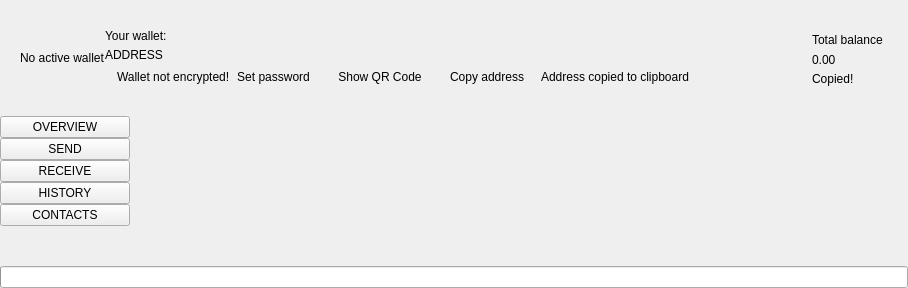
  <widget class="QWidget" name="centralwidget">
   <layout class="QVBoxLayout" name="verticalLayout_2">
    <property name="spacing">
     <number>0</number>
    </property>
    <property name="leftMargin">
     <number>0</number>
    </property>
    <property name="topMargin">
     <number>0</number>
    </property>
    <property name="rightMargin">
     <number>0</number>
    </property>
    <property name="bottomMargin">
     <number>0</number>
    </property>
    <item>
     <widget class="QFrame" name="m_headerFrame">
      <property name="minimumSize">
       <size>
        <width>0</width>
        <height>116</height>
       </size>
      </property>
      <property name="maximumSize">
       <size>
        <width>16777215</width>
        <height>116</height>
       </size>
      </property>
      <property name="frameShape">
       <enum>QFrame::NoFrame</enum>
      </property>
      <property name="frameShadow">
       <enum>QFrame::Raised</enum>
      </property>
      <layout class="QHBoxLayout" name="horizontalLayout_3">
       <property name="spacing">
        <number>0</number>
       </property>
       <property name="leftMargin">
        <number>0</number>
       </property>
       <property name="topMargin">
        <number>0</number>
       </property>
       <property name="rightMargin">
        <number>25</number>
       </property>
       <property name="bottomMargin">
        <number>0</number>
       </property>
       <item>
        <spacer name="horizontalSpacer_5">
         <property name="orientation">
          <enum>Qt::Horizontal</enum>
         </property>
         <property name="sizeType">
          <enum>QSizePolicy::Fixed</enum>
         </property>
         <property name="sizeHint" stdset="0">
          <size>
           <width>20</width>
           <height>20</height>
          </size>
         </property>
        </spacer>
       </item>
       <item>
        <widget class="WalletGui::WalletSmallGrayTextLabel" name="m_noWalletLabel">
         <property name="text">
          <string>No active wallet</string>
         </property>
        </widget>
       </item>
       <item>
        <widget class="QFrame" name="m_walletFrame">
         <property name="frameShape">
          <enum>QFrame::NoFrame</enum>
         </property>
         <property name="frameShadow">
          <enum>QFrame::Raised</enum>
         </property>
         <layout class="QVBoxLayout" name="verticalLayout_3">
          <property name="spacing">
           <number>5</number>
          </property>
          <property name="leftMargin">
           <number>0</number>
          </property>
          <property name="topMargin">
           <number>0</number>
          </property>
          <property name="rightMargin">
           <number>0</number>
          </property>
          <property name="bottomMargin">
           <number>0</number>
          </property>
          <item>
           <spacer name="verticalSpacer_3">
            <property name="orientation">
             <enum>Qt::Vertical</enum>
            </property>
            <property name="sizeType">
             <enum>QSizePolicy::Minimum</enum>
            </property>
            <property name="sizeHint" stdset="0">
             <size>
              <width>20</width>
              <height>40</height>
             </size>
            </property>
           </spacer>
          </item>
          <item>
           <widget class="QLabel" name="m_walletLabel">
            <property name="text">
             <string>Your wallet:</string>
            </property>
            <property name="indent">
             <number>0</number>
            </property>
           </widget>
          </item>
          <item>
           <widget class="QLabel" name="m_addressLabel">
            <property name="sizePolicy">
             <sizepolicy hsizetype="Preferred" vsizetype="Preferred">
              <horstretch>0</horstretch>
              <verstretch>0</verstretch>
             </sizepolicy>
            </property>
            <property name="cursor">
             <cursorShape>PointingHandCursor</cursorShape>
            </property>
            <property name="toolTip">
             <string>Click to copy</string>
            </property>
            <property name="text">
             <string>ADDRESS</string>
            </property>
            <property name="indent">
             <number>0</number>
            </property>
           </widget>
          </item>
          <item>
           <layout class="QHBoxLayout" name="horizontalLayout_2">
            <property name="spacing">
             <number>0</number>
            </property>
            <item alignment="Qt::AlignTop">
             <widget class="QFrame" name="m_notEncryptedFrame">
              <property name="sizePolicy">
               <sizepolicy hsizetype="Preferred" vsizetype="Preferred">
                <horstretch>0</horstretch>
                <verstretch>0</verstretch>
               </sizepolicy>
              </property>
              <property name="maximumSize">
               <size>
                <width>16777215</width>
                <height>20</height>
               </size>
              </property>
              <property name="baseSize">
               <size>
                <width>0</width>
                <height>0</height>
               </size>
              </property>
              <property name="frameShape">
               <enum>QFrame::NoFrame</enum>
              </property>
              <property name="frameShadow">
               <enum>QFrame::Raised</enum>
              </property>
              <layout class="QHBoxLayout" name="horizontalLayout_4">
               <property name="spacing">
                <number>0</number>
               </property>
               <property name="leftMargin">
                <number>0</number>
               </property>
               <property name="topMargin">
                <number>0</number>
               </property>
               <property name="rightMargin">
                <number>0</number>
               </property>
               <property name="bottomMargin">
                <number>0</number>
               </property>
               <item alignment="Qt::AlignVCenter">
                <widget class="QLabel" name="m_notEncryptedIconLabel">
                 <property name="sizePolicy">
                  <sizepolicy hsizetype="Minimum" vsizetype="Fixed">
                   <horstretch>0</horstretch>
                   <verstretch>0</verstretch>
                  </sizepolicy>
                 </property>
                 <property name="minimumSize">
                  <size>
                   <width>0</width>
                   <height>20</height>
                  </size>
                 </property>
                 <property name="maximumSize">
                  <size>
                   <width>16777215</width>
                   <height>20</height>
                  </size>
                 </property>
                 <property name="text">
                  <string/>
                 </property>
                 <property name="pixmap">
                  <pixmap resource="../../resources.qrc">:/icons/lock_open_gray</pixmap>
                 </property>
                 <property name="alignment">
                  <set>Qt::AlignLeading|Qt::AlignLeft|Qt::AlignVCenter</set>
                 </property>
                </widget>
               </item>
               <item>
                <spacer name="horizontalSpacer_11">
                 <property name="orientation">
                  <enum>Qt::Horizontal</enum>
                 </property>
                 <property name="sizeType">
                  <enum>QSizePolicy::Fixed</enum>
                 </property>
                 <property name="sizeHint" stdset="0">
                  <size>
                   <width>5</width>
                   <height>3</height>
                  </size>
                 </property>
                </spacer>
               </item>
               <item alignment="Qt::AlignVCenter">
                <widget class="WalletGui::WalletTinyGrayTextLabel" name="m_notEncryptedTextLabel">
                 <property name="sizePolicy">
                  <sizepolicy hsizetype="Preferred" vsizetype="Fixed">
                   <horstretch>0</horstretch>
                   <verstretch>0</verstretch>
                  </sizepolicy>
                 </property>
                 <property name="minimumSize">
                  <size>
                   <width>0</width>
                   <height>20</height>
                  </size>
                 </property>
                 <property name="maximumSize">
                  <size>
                   <width>16777215</width>
                   <height>20</height>
                  </size>
                 </property>
                 <property name="text">
                  <string>Wallet not encrypted!</string>
                 </property>
                 <property name="alignment">
                  <set>Qt::AlignLeading|Qt::AlignLeft|Qt::AlignVCenter</set>
                 </property>
                </widget>
               </item>
               <item>
                <spacer name="horizontalSpacer_9">
                 <property name="orientation">
                  <enum>Qt::Horizontal</enum>
                 </property>
                 <property name="sizeType">
                  <enum>QSizePolicy::Fixed</enum>
                 </property>
                 <property name="sizeHint" stdset="0">
                  <size>
                   <width>3</width>
                   <height>3</height>
                  </size>
                 </property>
                </spacer>
               </item>
               <item alignment="Qt::AlignVCenter">
                <widget class="WalletGui::WalletTinyLinkLikeButton" name="m_encryptButton">
                 <property name="sizePolicy">
                  <sizepolicy hsizetype="Minimum" vsizetype="Fixed">
                   <horstretch>0</horstretch>
                   <verstretch>0</verstretch>
                  </sizepolicy>
                 </property>
                 <property name="minimumSize">
                  <size>
                   <width>0</width>
                   <height>20</height>
                  </size>
                 </property>
                 <property name="cursor">
                  <cursorShape>PointingHandCursor</cursorShape>
                 </property>
                 <property name="text">
                  <string>Set password</string>
                 </property>
                 <property name="flat">
                  <bool>true</bool>
                 </property>
                </widget>
               </item>
               <item>
                <spacer name="horizontalSpacer_4">
                 <property name="orientation">
                  <enum>Qt::Horizontal</enum>
                 </property>
                 <property name="sizeType">
                  <enum>QSizePolicy::Fixed</enum>
                 </property>
                 <property name="sizeHint" stdset="0">
                  <size>
                   <width>20</width>
                   <height>3</height>
                  </size>
                 </property>
                </spacer>
               </item>
              </layout>
             </widget>
            </item>
            <item>
             <widget class="WalletGui::WalletTinyLinkLikeButton" name="m_showQrCodeButton">
              <property name="sizePolicy">
               <sizepolicy hsizetype="Minimum" vsizetype="Fixed">
                <horstretch>0</horstretch>
                <verstretch>0</verstretch>
               </sizepolicy>
              </property>
              <property name="minimumSize">
               <size>
                <width>0</width>
                <height>20</height>
               </size>
              </property>
              <property name="maximumSize">
               <size>
                <width>16777215</width>
                <height>20</height>
               </size>
              </property>
              <property name="cursor">
               <cursorShape>PointingHandCursor</cursorShape>
              </property>
              <property name="focusPolicy">
               <enum>Qt::NoFocus</enum>
              </property>
              <property name="autoFillBackground">
               <bool>true</bool>
              </property>
              <property name="text">
               <string>Show QR Code</string>
              </property>
              <property name="flat">
               <bool>true</bool>
              </property>
             </widget>
            </item>
            <item>
             <spacer name="horizontalSpacer_10">
              <property name="orientation">
               <enum>Qt::Horizontal</enum>
              </property>
              <property name="sizeType">
               <enum>QSizePolicy::Fixed</enum>
              </property>
              <property name="sizeHint" stdset="0">
               <size>
                <width>20</width>
                <height>3</height>
               </size>
              </property>
             </spacer>
            </item>
            <item>
             <widget class="WalletGui::WalletTinyLinkLikeButton" name="m_copyAddressButton">
              <property name="sizePolicy">
               <sizepolicy hsizetype="Minimum" vsizetype="Fixed">
                <horstretch>0</horstretch>
                <verstretch>0</verstretch>
               </sizepolicy>
              </property>
              <property name="minimumSize">
               <size>
                <width>0</width>
                <height>20</height>
               </size>
              </property>
              <property name="maximumSize">
               <size>
                <width>16777215</width>
                <height>20</height>
               </size>
              </property>
              <property name="cursor">
               <cursorShape>PointingHandCursor</cursorShape>
              </property>
              <property name="focusPolicy">
               <enum>Qt::NoFocus</enum>
              </property>
              <property name="autoFillBackground">
               <bool>true</bool>
              </property>
              <property name="text">
               <string>Copy address</string>
              </property>
              <property name="flat">
               <bool>true</bool>
              </property>
             </widget>
            </item>
            <item>
             <spacer name="horizontalSpacer_7">
              <property name="orientation">
               <enum>Qt::Horizontal</enum>
              </property>
              <property name="sizeType">
               <enum>QSizePolicy::Fixed</enum>
              </property>
              <property name="sizeHint" stdset="0">
               <size>
                <width>13</width>
                <height>3</height>
               </size>
              </property>
             </spacer>
            </item>
            <item alignment="Qt::AlignVCenter">
             <widget class="WalletGui::CopyMagicLabel" name="m_copyAddressLabel">
              <property name="sizePolicy">
               <sizepolicy hsizetype="Preferred" vsizetype="Fixed">
                <horstretch>0</horstretch>
                <verstretch>0</verstretch>
               </sizepolicy>
              </property>
              <property name="minimumSize">
               <size>
                <width>0</width>
                <height>20</height>
               </size>
              </property>
              <property name="maximumSize">
               <size>
                <width>16777215</width>
                <height>20</height>
               </size>
              </property>
              <property name="text">
               <string>Address copied to clipboard</string>
              </property>
              <property name="alignment">
               <set>Qt::AlignLeading|Qt::AlignLeft|Qt::AlignVCenter</set>
              </property>
             </widget>
            </item>
            <item>
             <spacer name="horizontalSpacer">
              <property name="orientation">
               <enum>Qt::Horizontal</enum>
              </property>
              <property name="sizeHint" stdset="0">
               <size>
                <width>40</width>
                <height>3</height>
               </size>
              </property>
             </spacer>
            </item>
           </layout>
          </item>
          <item>
           <spacer name="verticalSpacer_2">
            <property name="orientation">
             <enum>Qt::Vertical</enum>
            </property>
            <property name="sizeType">
             <enum>QSizePolicy::Minimum</enum>
            </property>
            <property name="sizeHint" stdset="0">
             <size>
              <width>20</width>
              <height>40</height>
             </size>
            </property>
           </spacer>
          </item>
         </layout>
        </widget>
       </item>
       <item>
        <spacer name="horizontalSpacer_3">
         <property name="orientation">
          <enum>Qt::Horizontal</enum>
         </property>
         <property name="sizeType">
          <enum>QSizePolicy::Expanding</enum>
         </property>
         <property name="sizeHint" stdset="0">
          <size>
           <width>34</width>
           <height>20</height>
          </size>
         </property>
        </spacer>
       </item>
       <item>
        <spacer name="horizontalSpacer_8">
         <property name="orientation">
          <enum>Qt::Horizontal</enum>
         </property>
         <property name="sizeType">
          <enum>QSizePolicy::Fixed</enum>
         </property>
         <property name="sizeHint" stdset="0">
          <size>
           <width>34</width>
           <height>20</height>
          </size>
         </property>
        </spacer>
       </item>
       <item alignment="Qt::AlignRight|Qt::AlignVCenter">
        <widget class="QFrame" name="m_balanceFrame">
         <layout class="QGridLayout" name="gridLayout">
          <property name="leftMargin">
           <number>0</number>
          </property>
          <property name="topMargin">
           <number>30</number>
          </property>
          <property name="rightMargin">
           <number>0</number>
          </property>
          <property name="bottomMargin">
           <number>0</number>
          </property>
          <property name="verticalSpacing">
           <number>3</number>
          </property>
          <item row="0" column="2">
           <layout class="QVBoxLayout" name="verticalLayout_4">
            <item>
             <widget class="QLabel" name="m_balanceTextLabel">
              <property name="text">
               <string>Total balance</string>
              </property>
             </widget>
            </item>
            <item>
             <widget class="QLabel" name="m_balanceLabel">
              <property name="cursor">
               <cursorShape>PointingHandCursor</cursorShape>
              </property>
              <property name="toolTip">
               <string>Click to copy</string>
              </property>
              <property name="text">
               <string>0.00</string>
              </property>
             </widget>
            </item>
           </layout>
          </item>
          <item row="1" column="2">
           <widget class="WalletGui::CopyMagicLabel" name="m_balanceCopyLabel">
            <property name="text">
             <string>Copied!</string>
            </property>
           </widget>
          </item>
          <item row="0" column="1">
           <spacer name="horizontalSpacer_6">
            <property name="orientation">
             <enum>Qt::Horizontal</enum>
            </property>
            <property name="sizeType">
             <enum>QSizePolicy::Fixed</enum>
            </property>
            <property name="sizeHint" stdset="0">
             <size>
              <width>2</width>
              <height>39</height>
             </size>
            </property>
           </spacer>
          </item>
          <item row="2" column="2">
           <spacer name="verticalSpacer_5">
            <property name="orientation">
             <enum>Qt::Vertical</enum>
            </property>
            <property name="sizeType">
             <enum>QSizePolicy::Expanding</enum>
            </property>
            <property name="sizeHint" stdset="0">
             <size>
              <width>20</width>
              <height>50</height>
             </size>
            </property>
           </spacer>
          </item>
          <item row="0" column="0">
           <widget class="QLabel" name="m_balanceIconLabel">
            <property name="text">
             <string/>
            </property>
            <property name="pixmap">
             <pixmap resource="../../resources.qrc">:/icons/total_balance</pixmap>
            </property>
           </widget>
          </item>
         </layout>
        </widget>
       </item>
      </layout>
     </widget>
    </item>
    <item>
     <layout class="QHBoxLayout" name="horizontalLayout" stretch="0,0,0,0,0,0,0">
      <property name="spacing">
       <number>0</number>
      </property>
      <item>
       <widget class="QFrame" name="m_toolFrame">
        <property name="frameShape">
         <enum>QFrame::NoFrame</enum>
        </property>
        <property name="frameShadow">
         <enum>QFrame::Plain</enum>
        </property>
        <property name="lineWidth">
         <number>0</number>
        </property>
        <layout class="QVBoxLayout" name="verticalLayout">
         <property name="spacing">
          <number>0</number>
         </property>
         <property name="leftMargin">
          <number>0</number>
         </property>
         <property name="topMargin">
          <number>0</number>
         </property>
         <property name="rightMargin">
          <number>0</number>
         </property>
         <property name="bottomMargin">
          <number>0</number>
         </property>
         <item>
          <widget class="QPushButton" name="m_overviewButton">
           <property name="sizePolicy">
            <sizepolicy hsizetype="Minimum" vsizetype="Fixed">
             <horstretch>0</horstretch>
             <verstretch>0</verstretch>
            </sizepolicy>
           </property>
           <property name="focusPolicy">
            <enum>Qt::NoFocus</enum>
           </property>
           <property name="text">
            <string>OVERVIEW</string>
           </property>
           <property name="checkable">
            <bool>true</bool>
           </property>
           <attribute name="buttonGroup">
            <string notr="true">m_toolButtonGroup</string>
           </attribute>
          </widget>
         </item>
         <item>
          <widget class="QPushButton" name="m_sendButton">
           <property name="sizePolicy">
            <sizepolicy hsizetype="Minimum" vsizetype="Fixed">
             <horstretch>0</horstretch>
             <verstretch>0</verstretch>
            </sizepolicy>
           </property>
           <property name="focusPolicy">
            <enum>Qt::NoFocus</enum>
           </property>
           <property name="text">
            <string>SEND</string>
           </property>
           <property name="checkable">
            <bool>true</bool>
           </property>
           <attribute name="buttonGroup">
            <string notr="true">m_toolButtonGroup</string>
           </attribute>
          </widget>
         </item>
         <item>
          <widget class="QPushButton" name="m_receiveButton">
           <property name="focusPolicy">
            <enum>Qt::NoFocus</enum>
           </property>
           <property name="text">
            <string>RECEIVE</string>
           </property>
           <property name="checkable">
            <bool>true</bool>
           </property>
           <attribute name="buttonGroup">
            <string notr="true">m_toolButtonGroup</string>
           </attribute>
          </widget>
         </item>
         <item>
          <widget class="QPushButton" name="m_transactionsButton">
           <property name="sizePolicy">
            <sizepolicy hsizetype="Minimum" vsizetype="Fixed">
             <horstretch>0</horstretch>
             <verstretch>0</verstretch>
            </sizepolicy>
           </property>
           <property name="focusPolicy">
            <enum>Qt::NoFocus</enum>
           </property>
           <property name="text">
            <string>HISTORY</string>
           </property>
           <property name="checkable">
            <bool>true</bool>
           </property>
           <attribute name="buttonGroup">
            <string notr="true">m_toolButtonGroup</string>
           </attribute>
          </widget>
         </item>
         <item>
          <widget class="QPushButton" name="m_addressBookButton">
           <property name="sizePolicy">
            <sizepolicy hsizetype="Minimum" vsizetype="Fixed">
             <horstretch>0</horstretch>
             <verstretch>0</verstretch>
            </sizepolicy>
           </property>
           <property name="focusPolicy">
            <enum>Qt::NoFocus</enum>
           </property>
           <property name="text">
            <string>CONTACTS</string>
           </property>
           <property name="checkable">
            <bool>true</bool>
           </property>
           <attribute name="buttonGroup">
            <string notr="true">m_toolButtonGroup</string>
           </attribute>
          </widget>
         </item>
         <item>
          <spacer name="verticalSpacer">
           <property name="orientation">
            <enum>Qt::Vertical</enum>
           </property>
           <property name="sizeHint" stdset="0">
            <size>
             <width>20</width>
             <height>40</height>
            </size>
           </property>
          </spacer>
         </item>
        </layout>
       </widget>
      </item>
      <item>
       <widget class="WalletGui::OverviewFrame" name="m_overviewFrame">
        <property name="frameShape">
         <enum>QFrame::NoFrame</enum>
        </property>
        <property name="frameShadow">
         <enum>QFrame::Raised</enum>
        </property>
       </widget>
      </item>
      <item>
       <widget class="WalletGui::SendFrame" name="m_sendFrame">
        <property name="frameShape">
         <enum>QFrame::NoFrame</enum>
        </property>
        <property name="frameShadow">
         <enum>QFrame::Raised</enum>
        </property>
       </widget>
      </item>
      <item>
       <widget class="WalletGui::TransactionsFrame" name="m_transactionsFrame">
        <property name="frameShape">
         <enum>QFrame::NoFrame</enum>
        </property>
        <property name="frameShadow">
         <enum>QFrame::Raised</enum>
        </property>
       </widget>
      </item>
      <item>
       <widget class="WalletGui::AddressBookFrame" name="m_addressBookFrame">
        <property name="frameShape">
         <enum>QFrame::NoFrame</enum>
        </property>
        <property name="frameShadow">
         <enum>QFrame::Raised</enum>
        </property>
       </widget>
      </item>
      <item>
       <widget class="WalletGui::NoWalletFrame" name="m_noWalletFrame">
        <property name="frameShape">
         <enum>QFrame::NoFrame</enum>
        </property>
        <property name="frameShadow">
         <enum>QFrame::Raised</enum>
        </property>
       </widget>
      </item>
      <item>
       <widget class="WalletGui::ReceiveFrame" name="m_receiveFrame">
        <property name="frameShape">
         <enum>QFrame::NoFrame</enum>
        </property>
        <property name="frameShadow">
         <enum>QFrame::Raised</enum>
        </property>
       </widget>
      </item>
     </layout>
    </item>
    <item>
     <widget class="QProgressBar" name="m_syncProgress">
      <property name="maximum">
       <number>100</number>
      </property>
      <property name="value">
       <number>0</number>
      </property>
      <property name="textVisible">
       <bool>false</bool>
      </property>
     </widget>
    </item>
   </layout>
  </widget>
